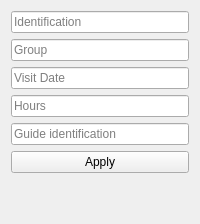
                <widget class="QWidget" name="create_guided_visits">
                 <attribute name="title">
                  <string>GV</string>
                 </attribute>
                 <layout class="QVBoxLayout" name="verticalLayout_17">
                  <item>
                   <widget class="QLineEdit" name="line_guided_visits_id">
                    <property name="text">
                     <string/>
                    </property>
                    <property name="placeholderText">
                     <string>Identification</string>
                    </property>
                   </widget>
                  </item>
                  <item>
                   <widget class="QLineEdit" name="line_guided_visits_group">
                    <property name="text">
                     <string/>
                    </property>
                    <property name="placeholderText">
                     <string>Group</string>
                    </property>
                   </widget>
                  </item>
                  <item>
                   <widget class="QLineEdit" name="line_guided_visits_visit_date">
                    <property name="text">
                     <string/>
                    </property>
                    <property name="placeholderText">
                     <string>Visit Date</string>
                    </property>
                   </widget>
                  </item>
                  <item>
                   <widget class="QLineEdit" name="line_guided_visits_hours">
                    <property name="text">
                     <string/>
                    </property>
                    <property name="placeholderText">
                     <string>Hours</string>
                    </property>
                   </widget>
                  </item>
                  <item>
                   <widget class="QLineEdit" name="line_guided_visits_guide_id">
                    <property name="text">
                     <string/>
                    </property>
                    <property name="placeholderText">
                     <string>Guide identification</string>
                    </property>
                   </widget>
                  </item>
                  <item>
                   <widget class="QPushButton" name="btn_apply_guided_visits">
                    <property name="text">
                     <string>Apply</string>
                    </property>
                   </widget>
                  </item>
                  <item>
                   <spacer name="verticalSpacer_7">
                    <property name="orientation">
                     <enum>Qt::Vertical</enum>
                    </property>
                    <property name="sizeHint" stdset="0">
                     <size>
                      <width>20</width>
                      <height>40</height>
                     </size>
                    </property>
                   </spacer>
                  </item>
                 </layout>
                </widget>
